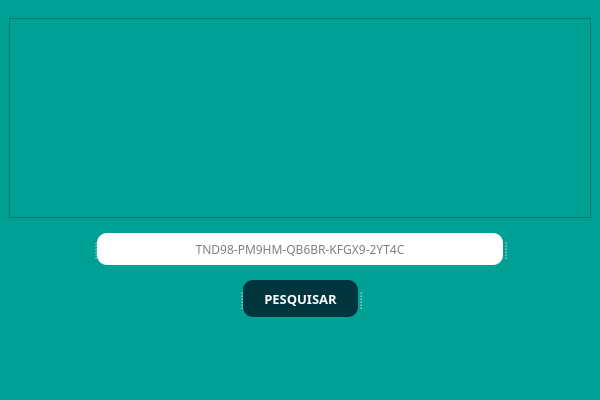
<?xml version="1.0" encoding="UTF-8"?>
<ui version="4.0">
 <class>opDesk</class>
 <widget class="QMainWindow" name="opDesk">
  <property name="geometry">
   <rect>
    <x>0</x>
    <y>0</y>
    <width>600</width>
    <height>400</height>
   </rect>
  </property>
  <property name="minimumSize">
   <size>
    <width>600</width>
    <height>400</height>
   </size>
  </property>
  <property name="maximumSize">
   <size>
    <width>600</width>
    <height>400</height>
   </size>
  </property>
  <property name="windowTitle">
   <string>MainWindow</string>
  </property>
  <widget class="QWidget" name="centralwidget">
   <layout class="QVBoxLayout" name="verticalLayout" stretch="0">
    <property name="spacing">
     <number>7</number>
    </property>
    <property name="leftMargin">
     <number>0</number>
    </property>
    <property name="topMargin">
     <number>0</number>
    </property>
    <property name="rightMargin">
     <number>0</number>
    </property>
    <property name="bottomMargin">
     <number>0</number>
    </property>
    <item>
     <widget class="QStackedWidget" name="stackedWidget">
      <property name="styleSheet">
       <string notr="true">background-color: rgb(0, 161, 148);</string>
      </property>
      <property name="currentIndex">
       <number>0</number>
      </property>
      <widget class="QWidget" name="pageOpWin">
       <layout class="QVBoxLayout" name="verticalLayout_2">
        <item>
         <widget class="QFrame" name="frame_2">
          <property name="maximumSize">
           <size>
            <width>16777215</width>
            <height>200</height>
           </size>
          </property>
          <property name="styleSheet">
           <string notr="true">background-image: url(:/button/windows.png);
background-position:center;
background-repeat: no-repeat;</string>
          </property>
          <property name="frameShape">
           <enum>QFrame::StyledPanel</enum>
          </property>
          <property name="frameShadow">
           <enum>QFrame::Raised</enum>
          </property>
         </widget>
        </item>
        <item>
         <widget class="QSplitter" name="splitter_4">
          <property name="orientation">
           <enum>Qt::Horizontal</enum>
          </property>
          <widget class="QLabel" name="label_8">
           <property name="text">
            <string/>
           </property>
          </widget>
          <widget class="QLineEdit" name="topLineWin">
           <property name="minimumSize">
            <size>
             <width>406</width>
             <height>32</height>
            </size>
           </property>
           <property name="maximumSize">
            <size>
             <width>406</width>
             <height>32</height>
            </size>
           </property>
           <property name="font">
            <font>
             <family>Asap</family>
             <pointsize>9</pointsize>
            </font>
           </property>
           <property name="styleSheet">
            <string notr="true">background-color: rgb(255, 255, 255);
border:1px;
border-radius: 10px</string>
           </property>
           <property name="text">
            <string/>
           </property>
           <property name="alignment">
            <set>Qt::AlignCenter</set>
           </property>
           <property name="placeholderText">
            <string>TND98-PM9HM-QB6BR-KFGX9-2YT4C</string>
           </property>
          </widget>
          <widget class="QLabel" name="label_9">
           <property name="text">
            <string/>
           </property>
          </widget>
         </widget>
        </item>
        <item>
         <widget class="QSplitter" name="splitter_3">
          <property name="orientation">
           <enum>Qt::Horizontal</enum>
          </property>
          <widget class="QLabel" name="label_6">
           <property name="text">
            <string/>
           </property>
          </widget>
          <widget class="QPushButton" name="topButtonWin">
           <property name="sizePolicy">
            <sizepolicy hsizetype="Preferred" vsizetype="Preferred">
             <horstretch>0</horstretch>
             <verstretch>0</verstretch>
            </sizepolicy>
           </property>
           <property name="minimumSize">
            <size>
             <width>0</width>
             <height>37</height>
            </size>
           </property>
           <property name="maximumSize">
            <size>
             <width>115</width>
             <height>37</height>
            </size>
           </property>
           <property name="font">
            <font>
             <family>Asap</family>
             <pointsize>10</pointsize>
             <weight>75</weight>
             <bold>true</bold>
            </font>
           </property>
           <property name="cursor">
            <cursorShape>PointingHandCursor</cursorShape>
           </property>
           <property name="styleSheet">
            <string notr="true">QPushButton{
	background-color: rgb(0, 53, 62);
	border: 1px;
	border-radius: 10px;
	color: rgb(255, 255, 255);
}

QPushButton:hover{
background-color: rgb(0, 73, 85);
}

QPushButton:pressed{
background-color: rgb(0, 64, 74);
	color: rgb(98, 98, 98);
}
</string>
           </property>
           <property name="text">
            <string>PESQUISAR</string>
           </property>
          </widget>
          <widget class="QLabel" name="label_7">
           <property name="text">
            <string/>
           </property>
          </widget>
         </widget>
        </item>
        <item>
         <widget class="QLabel" name="toplabelWin">
          <property name="maximumSize">
           <size>
            <width>16777215</width>
            <height>50</height>
           </size>
          </property>
          <property name="font">
           <font>
            <family>Asap</family>
            <pointsize>10</pointsize>
            <weight>75</weight>
            <bold>true</bold>
           </font>
          </property>
          <property name="styleSheet">
           <string notr="true">color: rgb(255, 255, 255)</string>
          </property>
          <property name="text">
           <string/>
          </property>
          <property name="alignment">
           <set>Qt::AlignCenter</set>
          </property>
         </widget>
        </item>
       </layout>
      </widget>
      <widget class="QWidget" name="pageOpOff">
       <layout class="QVBoxLayout" name="verticalLayout_5">
        <item>
         <widget class="QFrame" name="frame_4">
          <property name="maximumSize">
           <size>
            <width>16777215</width>
            <height>200</height>
           </size>
          </property>
          <property name="styleSheet">
           <string notr="true">background-image: url(:/button/office.png);
background-position:center;
background-repeat: no-repeat;</string>
          </property>
          <property name="frameShape">
           <enum>QFrame::StyledPanel</enum>
          </property>
          <property name="frameShadow">
           <enum>QFrame::Raised</enum>
          </property>
         </widget>
        </item>
        <item>
         <widget class="QSplitter" name="splitter_8">
          <property name="orientation">
           <enum>Qt::Horizontal</enum>
          </property>
          <widget class="QLabel" name="label_18">
           <property name="text">
            <string/>
           </property>
          </widget>
          <widget class="QLineEdit" name="topLineOff">
           <property name="minimumSize">
            <size>
             <width>406</width>
             <height>32</height>
            </size>
           </property>
           <property name="maximumSize">
            <size>
             <width>406</width>
             <height>32</height>
            </size>
           </property>
           <property name="font">
            <font>
             <family>Asap</family>
             <pointsize>9</pointsize>
            </font>
           </property>
           <property name="styleSheet">
            <string notr="true">background-color: rgb(255, 255, 255);
border:1px;
border-radius: 10px</string>
           </property>
           <property name="text">
            <string/>
           </property>
           <property name="alignment">
            <set>Qt::AlignCenter</set>
           </property>
           <property name="placeholderText">
            <string>TND98-PM9HM-QB6BR-KFGX9-2YT4C</string>
           </property>
          </widget>
          <widget class="QLabel" name="label_19">
           <property name="text">
            <string/>
           </property>
          </widget>
         </widget>
        </item>
        <item>
         <widget class="QSplitter" name="splitter_7">
          <property name="orientation">
           <enum>Qt::Horizontal</enum>
          </property>
          <widget class="QLabel" name="label_16">
           <property name="text">
            <string/>
           </property>
          </widget>
          <widget class="QPushButton" name="topButtonOff">
           <property name="sizePolicy">
            <sizepolicy hsizetype="Preferred" vsizetype="Preferred">
             <horstretch>0</horstretch>
             <verstretch>0</verstretch>
            </sizepolicy>
           </property>
           <property name="minimumSize">
            <size>
             <width>0</width>
             <height>37</height>
            </size>
           </property>
           <property name="maximumSize">
            <size>
             <width>115</width>
             <height>37</height>
            </size>
           </property>
           <property name="font">
            <font>
             <family>Asap</family>
             <pointsize>10</pointsize>
             <weight>75</weight>
             <bold>true</bold>
            </font>
           </property>
           <property name="cursor">
            <cursorShape>PointingHandCursor</cursorShape>
           </property>
           <property name="styleSheet">
            <string notr="true">QPushButton{
	background-color: rgb(0, 53, 62);
	border: 1px;
	border-radius: 10px;
	color: rgb(255, 255, 255);
}

QPushButton:hover{
background-color: rgb(0, 73, 85);
}

QPushButton:pressed{
background-color: rgb(0, 64, 74);
	color: rgb(98, 98, 98);
}
</string>
           </property>
           <property name="text">
            <string>PESQUISAR</string>
           </property>
          </widget>
          <widget class="QLabel" name="label_17">
           <property name="text">
            <string/>
           </property>
          </widget>
         </widget>
        </item>
        <item>
         <widget class="QLabel" name="toplabelOff">
          <property name="maximumSize">
           <size>
            <width>16777215</width>
            <height>50</height>
           </size>
          </property>
          <property name="font">
           <font>
            <family>Asap</family>
            <pointsize>10</pointsize>
            <weight>75</weight>
            <bold>true</bold>
           </font>
          </property>
          <property name="styleSheet">
           <string notr="true">color: rgb(255, 255, 255)</string>
          </property>
          <property name="text">
           <string/>
          </property>
          <property name="alignment">
           <set>Qt::AlignCenter</set>
          </property>
         </widget>
        </item>
       </layout>
      </widget>
      <widget class="QWidget" name="pageOpUser">
       <layout class="QVBoxLayout" name="verticalLayout_3">
        <item>
         <widget class="QFrame" name="frame">
          <property name="maximumSize">
           <size>
            <width>16777215</width>
            <height>200</height>
           </size>
          </property>
          <property name="styleSheet">
           <string notr="true">background-image: url(:/button/user.png);
background-position:center;
background-repeat: no-repeat;</string>
          </property>
          <property name="frameShape">
           <enum>QFrame::StyledPanel</enum>
          </property>
          <property name="frameShadow">
           <enum>QFrame::Raised</enum>
          </property>
         </widget>
        </item>
        <item>
         <widget class="QSplitter" name="splitter">
          <property name="orientation">
           <enum>Qt::Horizontal</enum>
          </property>
          <widget class="QLabel" name="label_2">
           <property name="text">
            <string/>
           </property>
          </widget>
          <widget class="QLineEdit" name="topLineUser">
           <property name="minimumSize">
            <size>
             <width>406</width>
             <height>32</height>
            </size>
           </property>
           <property name="maximumSize">
            <size>
             <width>406</width>
             <height>32</height>
            </size>
           </property>
           <property name="font">
            <font>
             <family>Asap</family>
             <pointsize>9</pointsize>
            </font>
           </property>
           <property name="styleSheet">
            <string notr="true">background-color: rgb(255, 255, 255);
border:1px;
border-radius: 10px</string>
           </property>
           <property name="text">
            <string/>
           </property>
           <property name="alignment">
            <set>Qt::AlignCenter</set>
           </property>
           <property name="placeholderText">
            <string>SIDE HENRIQUE DA SILVA PAES LANDIM</string>
           </property>
          </widget>
          <widget class="QLabel" name="label_3">
           <property name="text">
            <string/>
           </property>
          </widget>
         </widget>
        </item>
        <item>
         <widget class="QSplitter" name="splitter_2">
          <property name="orientation">
           <enum>Qt::Horizontal</enum>
          </property>
          <widget class="QLabel" name="label_4">
           <property name="text">
            <string/>
           </property>
          </widget>
          <widget class="QPushButton" name="topButtonUser">
           <property name="sizePolicy">
            <sizepolicy hsizetype="Preferred" vsizetype="Preferred">
             <horstretch>0</horstretch>
             <verstretch>0</verstretch>
            </sizepolicy>
           </property>
           <property name="minimumSize">
            <size>
             <width>0</width>
             <height>37</height>
            </size>
           </property>
           <property name="maximumSize">
            <size>
             <width>115</width>
             <height>37</height>
            </size>
           </property>
           <property name="font">
            <font>
             <family>Asap</family>
             <pointsize>10</pointsize>
             <weight>75</weight>
             <bold>true</bold>
            </font>
           </property>
           <property name="cursor">
            <cursorShape>PointingHandCursor</cursorShape>
           </property>
           <property name="styleSheet">
            <string notr="true">QPushButton{
	background-color: rgb(0, 53, 62);
	border: 1px;
	border-radius: 10px;
	color: rgb(255, 255, 255);
}

QPushButton:hover{
background-color: rgb(0, 73, 85);
}

QPushButton:pressed{
background-color: rgb(0, 64, 74);
	color: rgb(98, 98, 98);
}
</string>
           </property>
           <property name="text">
            <string>PESQUISAR</string>
           </property>
          </widget>
          <widget class="QLabel" name="label_5">
           <property name="text">
            <string/>
           </property>
          </widget>
         </widget>
        </item>
        <item>
         <widget class="QLabel" name="toplabelUser">
          <property name="maximumSize">
           <size>
            <width>16777215</width>
            <height>50</height>
           </size>
          </property>
          <property name="font">
           <font>
            <family>Asap</family>
            <pointsize>10</pointsize>
            <weight>75</weight>
            <bold>true</bold>
           </font>
          </property>
          <property name="styleSheet">
           <string notr="true">color: rgb(255, 255, 255)</string>
          </property>
          <property name="text">
           <string/>
          </property>
          <property name="alignment">
           <set>Qt::AlignCenter</set>
          </property>
         </widget>
        </item>
       </layout>
      </widget>
      <widget class="QWidget" name="pageOpLocal">
       <layout class="QVBoxLayout" name="verticalLayout_4">
        <item>
         <widget class="QFrame" name="frame_3">
          <property name="maximumSize">
           <size>
            <width>16777215</width>
            <height>200</height>
           </size>
          </property>
          <property name="styleSheet">
           <string notr="true">background-image: url(:/button/local.png);
background-position:center;
background-repeat: no-repeat;</string>
          </property>
          <property name="frameShape">
           <enum>QFrame::StyledPanel</enum>
          </property>
          <property name="frameShadow">
           <enum>QFrame::Raised</enum>
          </property>
         </widget>
        </item>
        <item>
         <widget class="QSplitter" name="splitter_6">
          <property name="orientation">
           <enum>Qt::Horizontal</enum>
          </property>
          <widget class="QLabel" name="label_13">
           <property name="text">
            <string/>
           </property>
          </widget>
          <widget class="QComboBox" name="topBoxLocal">
           <property name="minimumSize">
            <size>
             <width>406</width>
             <height>32</height>
            </size>
           </property>
           <property name="maximumSize">
            <size>
             <width>406</width>
             <height>32</height>
            </size>
           </property>
           <property name="font">
            <font>
             <family>Asap</family>
             <pointsize>14</pointsize>
             <weight>75</weight>
             <bold>true</bold>
            </font>
           </property>
           <property name="layoutDirection">
            <enum>Qt::LeftToRight</enum>
           </property>
           <property name="autoFillBackground">
            <bool>false</bool>
           </property>
           <property name="styleSheet">
            <string notr="true">background-color: rgb(255, 255, 255);
</string>
           </property>
           <item>
            <property name="text">
             <string/>
            </property>
           </item>
           <item>
            <property name="text">
             <string>U. G. Pessoas</string>
            </property>
           </item>
           <item>
            <property name="text">
             <string>U. A. Rural</string>
            </property>
           </item>
           <item>
            <property name="text">
             <string>U. Cadastro</string>
            </property>
           </item>
           <item>
            <property name="text">
             <string>U. Cobrança</string>
            </property>
           </item>
           <item>
            <property name="text">
             <string>Conselho ADM</string>
            </property>
           </item>
           <item>
            <property name="text">
             <string>U. Controladoria</string>
            </property>
           </item>
           <item>
            <property name="text">
             <string>U. Crédito</string>
            </property>
           </item>
           <item>
            <property name="text">
             <string>D. Operacional</string>
            </property>
           </item>
           <item>
            <property name="text">
             <string>U. Financeiro</string>
            </property>
           </item>
           <item>
            <property name="text">
             <string>U. G. Riscos</string>
            </property>
           </item>
           <item>
            <property name="text">
             <string>U. P. Serviços</string>
            </property>
           </item>
           <item>
            <property name="text">
             <string>U. Retaguarda</string>
            </property>
           </item>
           <item>
            <property name="text">
             <string>S. Executiva</string>
            </property>
           </item>
           <item>
            <property name="text">
             <string>U. Tecnologia</string>
            </property>
           </item>
           <item>
            <property name="text">
             <string>D. Administrativa</string>
            </property>
           </item>
           <item>
            <property name="text">
             <string>G. Operacional</string>
            </property>
           </item>
           <item>
            <property name="text">
             <string>G. Administrativa</string>
            </property>
           </item>
           <item>
            <property name="text">
             <string>G. Comercial</string>
            </property>
           </item>
           <item>
            <property name="text">
             <string>Recepção</string>
            </property>
           </item>
           <item>
            <property name="text">
             <string>PA - Planaltina</string>
            </property>
           </item>
           <item>
            <property name="text">
             <string>PA - São João</string>
            </property>
           </item>
           <item>
            <property name="text">
             <string>PA - SIA</string>
            </property>
           </item>
           <item>
            <property name="text">
             <string>PA - Águas Claras</string>
            </property>
           </item>
           <item>
            <property name="text">
             <string>PA -Pad/DF</string>
            </property>
           </item>
           <item>
            <property name="text">
             <string>PA - Vicente Pires</string>
            </property>
           </item>
           <item>
            <property name="text">
             <string>PA - Formosa</string>
            </property>
           </item>
           <item>
            <property name="text">
             <string>PA - São Sebastião</string>
            </property>
           </item>
           <item>
            <property name="text">
             <string>PA- Digital</string>
            </property>
           </item>
          </widget>
          <widget class="QLabel" name="label_14">
           <property name="text">
            <string/>
           </property>
          </widget>
         </widget>
        </item>
        <item>
         <widget class="QSplitter" name="splitter_5">
          <property name="orientation">
           <enum>Qt::Horizontal</enum>
          </property>
          <widget class="QLabel" name="label_11">
           <property name="text">
            <string/>
           </property>
          </widget>
          <widget class="QPushButton" name="topButtonLocal">
           <property name="sizePolicy">
            <sizepolicy hsizetype="Preferred" vsizetype="Preferred">
             <horstretch>0</horstretch>
             <verstretch>0</verstretch>
            </sizepolicy>
           </property>
           <property name="minimumSize">
            <size>
             <width>0</width>
             <height>37</height>
            </size>
           </property>
           <property name="maximumSize">
            <size>
             <width>115</width>
             <height>37</height>
            </size>
           </property>
           <property name="font">
            <font>
             <family>Asap</family>
             <pointsize>10</pointsize>
             <weight>75</weight>
             <bold>true</bold>
            </font>
           </property>
           <property name="cursor">
            <cursorShape>PointingHandCursor</cursorShape>
           </property>
           <property name="styleSheet">
            <string notr="true">QPushButton{
	background-color: rgb(0, 53, 62);
	border: 1px;
	border-radius: 10px;
	color: rgb(255, 255, 255);
}

QPushButton:hover{
background-color: rgb(0, 73, 85);
}

QPushButton:pressed{
background-color: rgb(0, 64, 74);
	color: rgb(98, 98, 98);
}
</string>
           </property>
           <property name="text">
            <string>CONFIRMAR</string>
           </property>
          </widget>
          <widget class="QLabel" name="label_12">
           <property name="text">
            <string/>
           </property>
          </widget>
         </widget>
        </item>
        <item>
         <widget class="QLabel" name="toplabelLocal">
          <property name="maximumSize">
           <size>
            <width>16777215</width>
            <height>50</height>
           </size>
          </property>
          <property name="font">
           <font>
            <family>Asap</family>
            <pointsize>7</pointsize>
            <weight>75</weight>
            <bold>true</bold>
           </font>
          </property>
          <property name="styleSheet">
           <string notr="true">color: rgb(255, 255, 255)</string>
          </property>
          <property name="text">
           <string>(U. G.) Unidade de Gestão   |   (U. A.) Unidade de Assessoramento   |   (U.)  Unidade   |   (D.) Diretoria   |  
 (U. P.) Unidade Produtos   |   (S.) Secretaria   |   (G.) Gerencia   |   (PA) Ponto de Atendimento </string>
          </property>
          <property name="alignment">
           <set>Qt::AlignCenter</set>
          </property>
         </widget>
        </item>
       </layout>
      </widget>
     </widget>
    </item>
   </layout>
  </widget>
 </widget>
 <resources>
  <include location="Controle/buttonNot/buttonNote.qrc"/>
 </resources>
 <connections/>
</ui>
